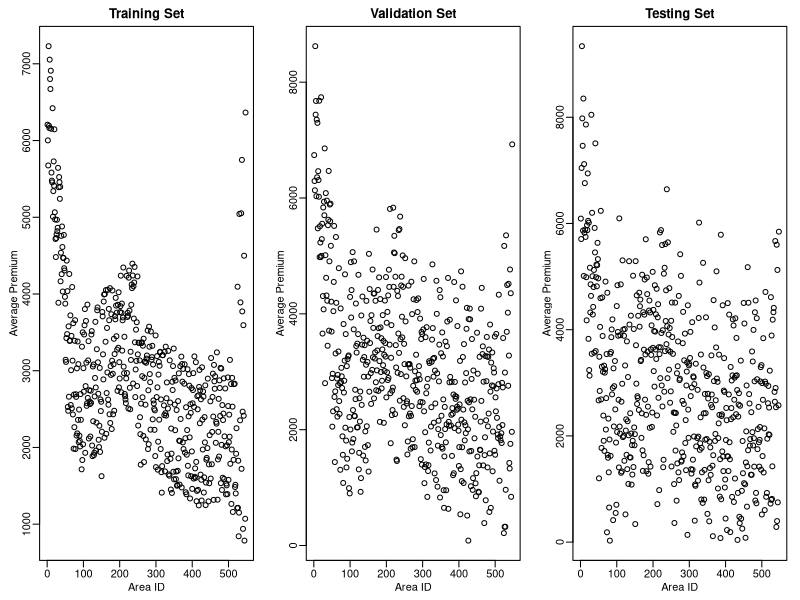
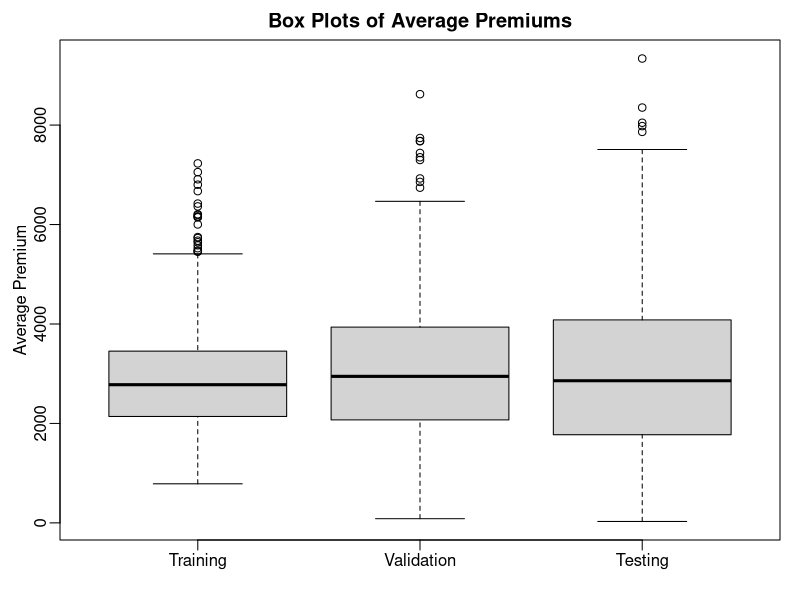
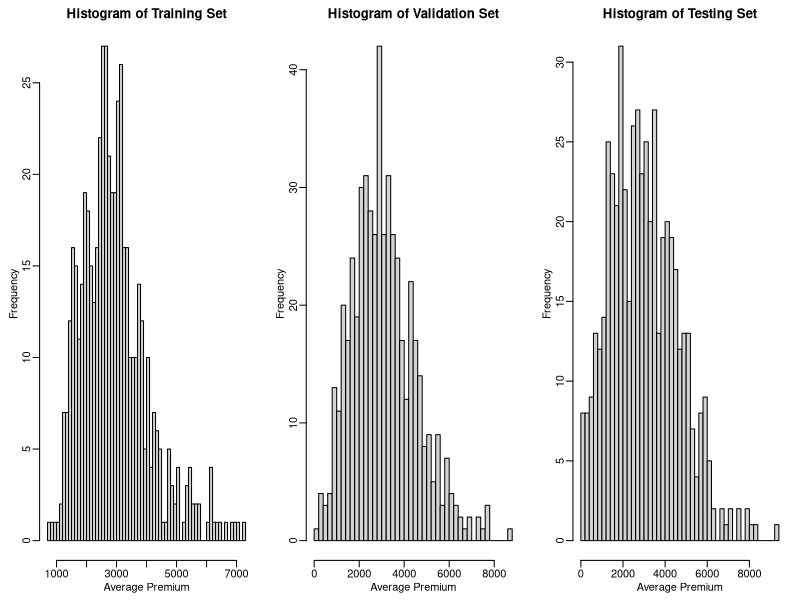
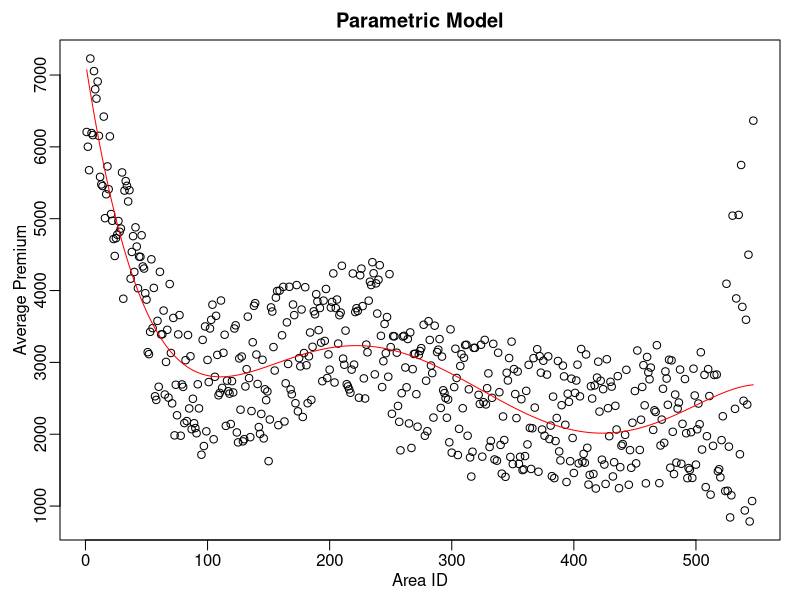
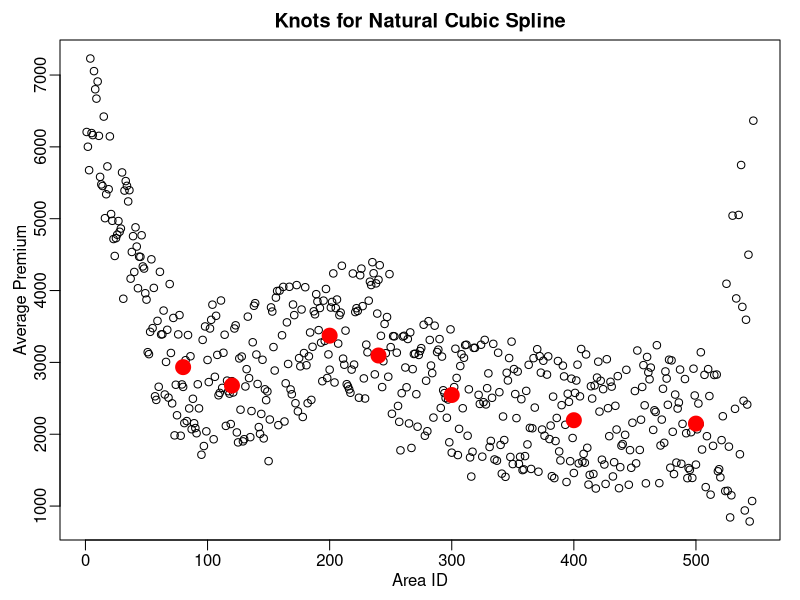
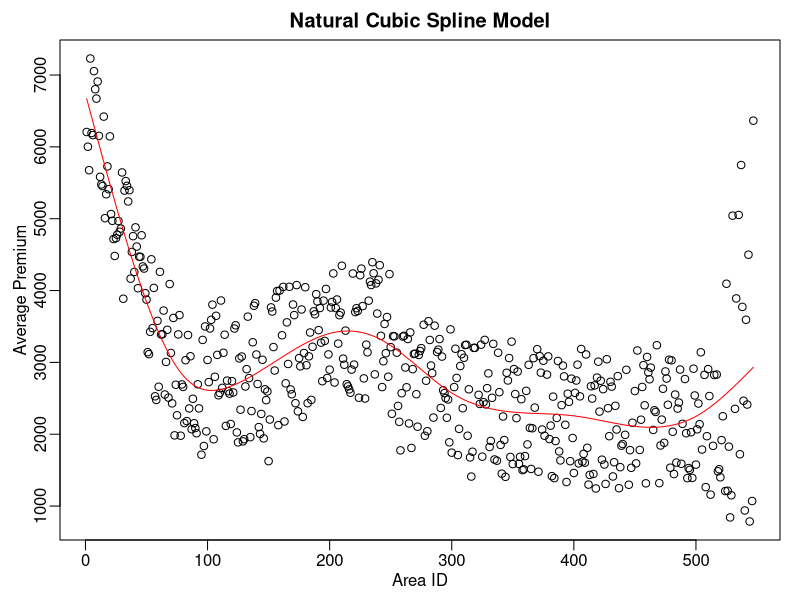
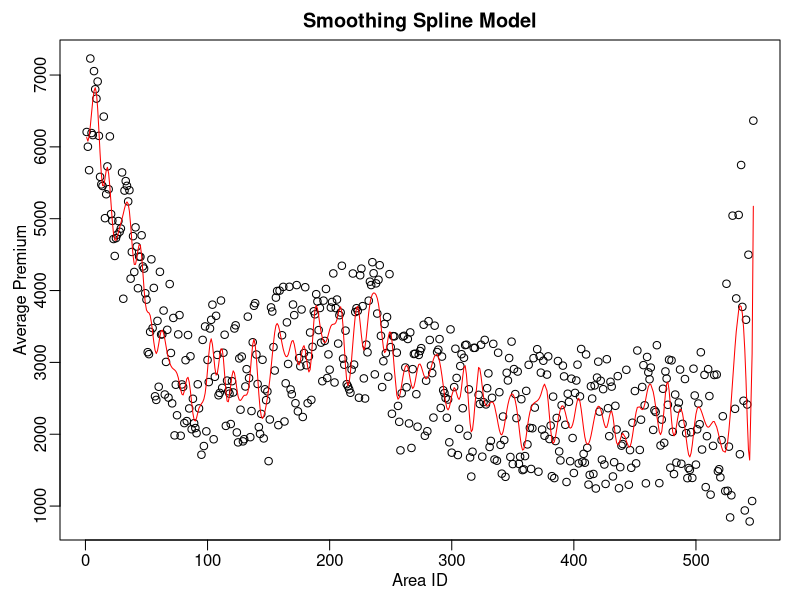
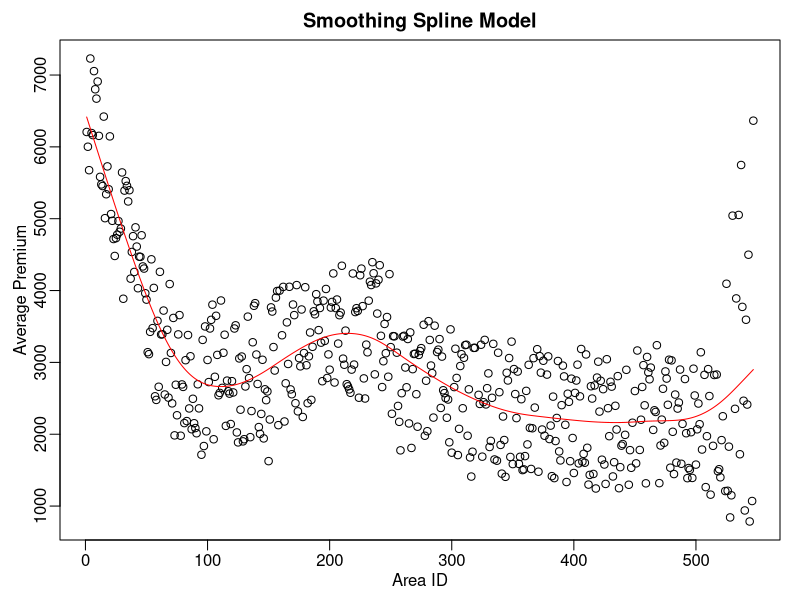

Source code (R) for these figures, in order:
## ---- chunk 1
set.seed(47186275)
library(tidyverse)
data <- read.csv("Assignment_data.csv")
## ---- chunk 2
# Change Average cost of 4 weeks premium to numeric
data$Average.cost.of.4.weeks.premium <- as.numeric(data$Average.cost.of.4.weeks.premium)

# remove NA's from Average cost of 4 weeks premium
data = data[!is.na(data$Average.cost.of.4.weeks.premium), ]

# Remove rows containing negative values
data = data[data$Average.cost.of.4.weeks.premium > 0,]
data = data[data$Validation.Data > 0,]
data = data[data$Test.Data > 0,]

# Remove rows containing Extremely small values (clear outliers, possible data error)
data = data[data$Average.cost.of.4.weeks.premium > 100,]
## ---- chunk 3
# After Cleaning:
# Explore information again
colnames(data)[2] <- 'Average.premium'
summary(data)
colnames(data)[2] <- 'Average.cost.of.4.weeks.premium'

ID <- data$Area.ID
training <- data$Average.cost.of.4.weeks.premium
validation <- data$Validation.Data
testing <- data$Test.Data

# Visualising again
# Scatterplots
par(mfrow = c(1, 3), mar = c(3, 3, 2, 1), mgp = c(1.5, 0.5, 0))
plot(ID, training, main = 'Training Set', xlab = "Area ID", ylab = "Average Premium")
plot(ID, validation, main = 'Validation Set', xlab = "Area ID", ylab = "Average Premium")
plot(ID, testing, main = 'Testing Set', xlab = "Area ID", ylab = "Average Premium")
## ---- chunk 4
# Boxplot
par(mfrow = c(1, 1), mar = c(3, 3, 2, 1), mgp = c(1.5, 0.5, 0))
boxplot(training, validation, testing, 
        names = c('Training', 'Validation', 'Testing'),
        ylab = 'Average Premium', 
        main = 'Box Plots of Average Premiums')  #name the y axis. Is it right?
## ---- chunk 5
# Histograms
par(mfrow = c(1, 3), mar = c(3, 3, 2, 1), mgp = c(1.5, 0.5, 0))
hist(training, breaks = 50, 
     main = 'Histogram of Training Set',
     xlab = 'Average Premium')

hist(validation, breaks = 50, 
     main = 'Histogram of Validation Set',
     xlab = 'Average Premium')

hist(testing, breaks = 50, 
     main = 'Histogram of Testing Set',
     xlab = 'Average Premium')

par(mfrow = c(1, 1), mar = c(3, 3, 2, 1), mgp = c(1.5, 0.5, 0))
## ---- chunk 6
# Train linear model (degree 5)
par.model <- lm(training ~ poly(ID, 5, raw = TRUE))

# Overlay Model onto scatter plot
par(mfrow = c(1, 1), mar = c(3, 3, 2, 1), mgp = c(1.5, 0.5, 0))
plot(ID, training, main = "Parametric Model", xlab = 'Area ID', ylab = 'Average Premium')
lines(ID, fitted(par.model), col = 'red')

## ---- chunk 7
# Details on the model:
par.summary <- summary(par.model)
par.summary$coefficients
## ---- chunk 8
library(splines)

# i. 
# Knots Chosen By Visualisation:
knots <- c(80, 120, 200, 240, 300, 400, 500)
y_knotplot <- c(2934, 2678, 3372, 3096, 2546, 2195, 2148)

par(mfrow = c(1, 1), mar = c(3, 3, 2, 1), mgp = c(1.5, 0.5, 0))
plot(ID, training, main = "Knots for Natural Cubic Spline", xlab = 'Area ID', ylab = 'Average Premium')
points(knots, y_knotplot, col = 'red', pch = 19, cex = 2)
## ---- chunk 9
# Set-up for tests
MSE_3b <- c()
knot_Comb <- matrix(nrow = 127, ncol = 7)

row_index <- 1

# Loop to find the best knots
for (i in 1:length(knots)){
  for (kComb in combn(knots, i, simplify = FALSE)){
    # combn() produces a list of possible combinations of i knots
    
    # Fit model according to knot combination
    nc.basis <- ns(ID, knots = kComb, Boundary.knots = range(ID))
    ncs.model <- lm(training ~ nc.basis)
    
    # Test model against validation set (using Least Squares Error)
    prediction <- predict(ncs.model, data.frame(ID)) # Is it ID or is it validation (i think it's ID)
    mse <- mean((validation - prediction)^2)
    
    # Add result to a matrix
    MSE_3b[row_index] = mse
    for (j in 1:length(kComb)){
      knot_Comb[row_index, j] = kComb[j]
    }
    row_index = row_index + 1
  }
}
# Note: R code from 'Week 11 Tutorial R Code - Q8' on iLearn was used as guidance for this question.

# Change variables to data frames
MSE_3b <- as.data.frame(MSE_3b)
knot_Comb <- as.data.frame(knot_Comb)

# Combine variables and rename columns
knot_performance <- mutate(MSE_3b, knot_Comb)
colnames(knot_performance) <- c("MSE", "knot1", "knot2", "knot3", "knot4", "knot5", "knot6", "knot7")

# Find knot combination that has smallest least squared error
best_knots <- knot_performance[which.min(knot_performance$MSE), 2:8]
best_knots <- as.vector(best_knots[!is.na(best_knots)])

# Reconstruct model with best performing knots
nc.basis <- ns(ID, knots = as.vector(best_knots[!is.na(best_knots)]))
ncs.model <- lm(training ~ nc.basis)

## ---- chunk 10
# Visualising Model with best performing knots
par(mfrow = c(1, 1), mar = c(3, 3, 2, 1), mgp = c(1.5, 0.5, 0))
plot(ID, training, main = "Natural Cubic Spline Model", xlab = 'Area ID', ylab = 'Average Premium')
lines(ID, fitted(ncs.model), col = 'red')
## ---- chunk 11
tuning_param <- seq(0, 0.01, by = 0.00001)

# Data frame to store values
TP_performance <- data.frame()

for (i in 1:length(tuning_param)){
  # Fit the Smoothing Spline
  SS_fit <- smooth.spline(ID, training, lambda = tuning_param[i])
  
  # Predict values based on model
  y_pred <- predict(SS_fit, ID)$y
  
  # Compare prediction to validation set by MSE
  mse <- mean((testing - y_pred)^2)
  
  # Store values
  TP_performance[i, "tuning_param"] = tuning_param[i]
  TP_performance[i, "MSE"] = as.numeric(mse)
}

# Best Tuning Parameter
best_param <- TP_performance$tuning_param[which.min(TP_performance$MSE)]

# Fit the model with the optimal lambda
ss.model <- smooth.spline(ID, training, lambda = best_param)
## ---- chunk 12
# Plotting spline against training data
par(mfrow = c(1, 1), mar = c(3, 3, 2, 1), mgp = c(1.5, 0.5, 0))
plot(ID, training, main = "Smoothing Spline Model", xlab = 'Area ID', ylab = 'Average Premium')
lines(ID, fitted(ss.model), col = 'red')
# Clearly overfit
## ---- chunk 13
# Re-fit model with validation data, using cv = TRUE to find the optimal lambda
ss.model.val <- smooth.spline(ID, validation, cv = TRUE)
ss.model <- smooth.spline(ID, training, lambda = ss.model.val$lambda)

# Plot again
par(mfrow = c(1, 1), mar = c(3, 3, 2, 1), mgp = c(1.5, 0.5, 0))
plot(ID, training, main = "Smoothing Spline Model", xlab = 'Area ID', ylab = 'Average Premium')
lines(ID, fitted(ss.model), col = 'red')
# Better

## ---- chunk 14
par(mfrow = c(1, 1), mar = c(3, 3, 2, 1), mgp = c(1.5, 0.5, 0))
plot(ID, testing)
lines(ID, fitted(par.model), col = 'blue', lwd = 1.5)
lines(ID, fitted(ncs.model), col = 'green3', lwd = 1.5)
lines(ID, fitted(ss.model), col = 'red', lwd = 1.5)
legend("top",  
       legend = c("Parametric Model", "Natural Cubic Spline", "Smoothing Spline"),
       col = c("blue", "green", "red"),
       lwd = 2  # Line width
       )
## ---- chunk 15
# Find fitted values
par.fitted <- predict(par.model, as.data.frame(ID))
ncs.fitted <- predict(ncs.model, as.data.frame(ID))
ss.fitted <- predict(ss.model, as.data.frame(ID))$y

# Find least squared error (relative to testing set)
MSE_par.model = mean((testing - par.fitted)^2)
MSE_ncs.model = mean((testing - ncs.fitted)^2)
MSE_ss.model = mean((testing - ss.fitted$ID)^2)

# Results of Comparison
results <- data.frame(
  Model = c('Parametric', 'Natural Cubic Spline', 'Smoothing Spline'),
  MSE = c(MSE_par.model, MSE_ncs.model, MSE_ss.model)
)

results
## ---- chunk 16
best.model <- ncs.model

# i. Chi Squared Test
observed <- training
expected <- fitted(best.model)

std.devs <- (observed-expected)/sd(observed - expected)

chisq.teststat <- sum(std.devs^2)
chisq.df <- length(training) - length(best_knots) - 1
chisq.pval <- 1 - pchisq(chisq.teststat, chisq.df)

# P-value less than 0.05 indicates we reject the null hypothesis
# Therefore, the model is not a good fit by the Chi-Squared Test.
## ---- chunk 17
# ii. Standardised Deviations Test
options(scipen = 999)
std.devs <- (observed-expected)/sd(observed - expected)

# Sorting into buckets
int.low <- c(-Inf, -3, -2, -1, 0, 1, 2, 3)
int.high <- c(-3, -2, -1, 0, 1, 2, 3, Inf)
int.freq <- c(0, 0, 0, 0, 0, 0, 0, 0)
for (i in 1:length(std.devs)){
  for (j in 1:length(int.high)){
    if (std.devs[i] > int.low[j] && std.devs[i] < int.high[j]){
      int.freq[j] = int.freq[j] + 1
      break
    }
  }
}

int.expected <- length(std.devs)*(pnorm(int.high) - pnorm(int.low))

int.counts <- data.frame(
  int.low,
  int.high,
  int.freq,
  int.expected
)

stddevs.teststat <- sum((int.freq - int.expected)^2/int.expected)
stddevs.df <- length(int.low) - 1
stddevs.pval <- 1 - pchisq(stddevs.teststat, stddevs.df)

# P-value less than 0.05 indicates we reject the null hypothesis
# Therefore, the model is not a good fit by the Standardised Deviations Test.
## ---- chunk 18
int.counts
## ---- chunk 19
# iii. Signs Test

pos.count <- sum(std.devs > 0)
m <- length(std.devs)

kval <- c()
# Loop to find smallest k value that makes CMF > 0.025
for (k in 1:m){
  prob <- pbinom(k, m, prob = 0.5)
  if (prob > 0.025){
    kval = k
    break     # Ends loop when condition is satisfied
  }
}

results_st <- data.frame(
  Variable = c("k", "P", "m - k"),
  Value = c(kval, pos.count, m - kval)
)

# Number of positive deviations lies between kval and m-kval
# Therefore, we retain the null hypothesis
# i.e., insufficient data to prove the model does not fit to the data
# by the signs test

# Alternatively
# Asymptotically Normally distributed
signtest.teststat <- (pos.count-0.5*m)/sqrt(0.25*m)
signtest.pval <- 2*(1-pnorm(abs(signtest.teststat)))

# P-value > 0.05. Therefore, we retain the null hypothesis
# i.e., insufficient data to prove the model does not fit to the data

## ---- chunk 20
# iv. Cumulative Deviations Test

cumdev.teststat <- sum(observed - expected)/sqrt(sum(expected))
cumdev.pval <- 2*(1-pnorm(abs(cumdev.teststat)))

# P-value > 0.05. Therefore, we retain the null hypothesis
# i.e., insufficient data to prove the model does not fit to the data
# by the cumulative deviations test

## ---- chunk 21
# v. Grouping of Signs Test

gCount <- 0

# Write loop to count number of groups
for (i in 1:length(std.devs)){
  # determine if first std.dev is positive
  if (i == 1){
    if (std.devs[i] > 0){
      gCount = gCount + 1
    }
  }
  
  # Find first positive std.dev in each group thereafter
  else{
    if (std.devs[i] > 0 && std.devs[i-1] < 0){
      gCount = gCount + 1
    }
  }
}

# find smallest k
m <- length(std.devs)
n1 <- sum(std.devs > 0)
n2 <- m - n1

kval.GoS = 0
pd = 0
# Loop to find k for which sum of eqn is > 0.05
for (g in 0:m){
  pd = pd + (choose(n1 - 1, g - 1)*choose(n2 + 1, g))/choose(m, n1)
  if (pd > 0.05){
    kval.GoS = g
    break
  }
}

results_GoS <- data.frame(
  Variable = c("k", "G"),
  Value = c(kval.GoS, gCount)
)

# gCount > kval.GoS. Therefore, we retain the null hypothesis
# i.e., insufficient data to prove the model does not fit to the data
# by the Grouping of Signs Test

## ---- chunk 22
# Alternatively, Normal Approximation
GoS.teststat <- (gCount - (n1*(n2+1))/(n1+n2))/sqrt((n1*n2)^2 /(n1+n2)^3)
GoS.pval <- pnorm(GoS.teststat)
## ---- chunk 23
# vi. Serial Correlations Test

m <- length(std.devs)

# Create sequences (first lagged sequence)
z1 <- std.devs[1:(m-1)]
z2 <- std.devs[2:m]

r1 <- cor(z1, z2)

sercor.teststat <- r1*sqrt(m)
sercor.pval <- 1-pnorm(sercor.teststat)

# jth lagged serial correlations:

jLag <- 20

zj1 <- std.devs[1:(m-jLag)]
zj2 <- std.devs[(jLag+1):m]

rj = cor(zj1, zj2)

sercor.jLag.teststat <- rj*sqrt(m)
sercor.jLag.pval <- 1-pnorm(sercor.jLag.teststat)

# P-value greater than 0.05 indicates we retain the null hypothesis
# Therefore, the model is a good fit by the Serial Correlations Test
# i.e., the model is not over-graduated

## ---- chunk 24
# vii. 
results_GT <- data.frame(
  Test = c("Chi-Squared Test", "Standardised Deviations Test", "Signs Test", 
           "Cumulative Deviations Test", "Grouping of Signs Test", "Serial Correlations Test"),
  p.Value = c(chisq.pval , stddevs.pval, signtest.pval, cumdev.pval, GoS.pval, sercor.pval),
  Retain_H0 = c(chisq.pval > 0.05 , stddevs.pval > 0.05, signtest.pval > 0.05, cumdev.pval > 0.05, GoS.pval > 0.05, sercor.pval > 0.05)
)
results_GT
## ---- chunk 25
par(mfrow = c(1, 1), mar = c(3, 3, 2, 1), mgp = c(1.5, 0.5, 0))
qqnorm(std.devs)
qqline(std.devs, col = 'red')
